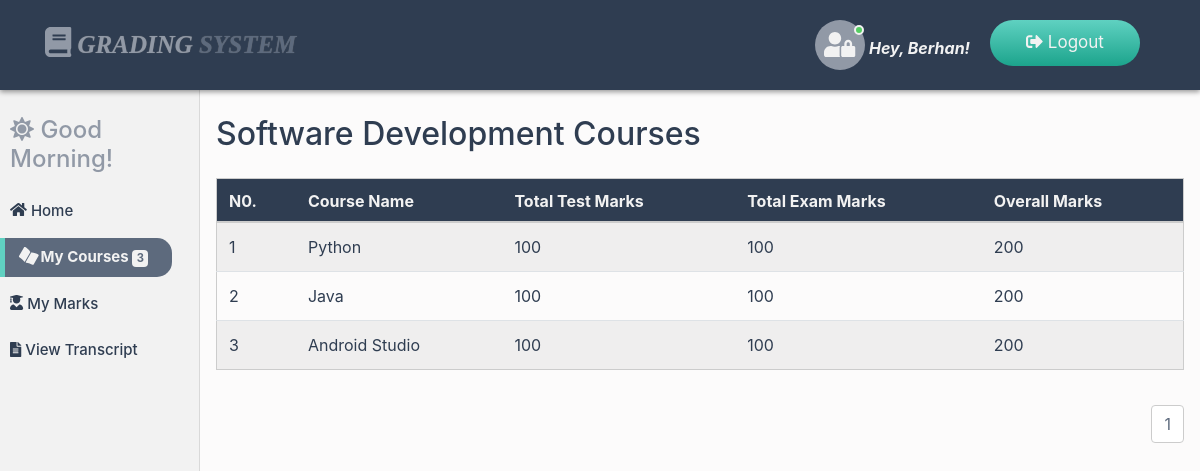
The page /student-dashboard/view_courses.php (signed in) on the database its author committed.
### tables this page shows
CREATE TABLE `student` (
  `student_ID` int(20) NOT NULL,
  `reg_Num` varchar(200) NOT NULL,
  `student_Fname` varchar(200) NOT NULL,
  `student_Lname` varchar(200) NOT NULL,
  `student_Mail` varchar(200) NOT NULL,
  `student_Gender` varchar(200) NOT NULL,
  `student_Address` varchar(200) NOT NULL,
  `student_Phone` varchar(200) NOT NULL,
  `parent_Phone` varchar(200) NOT NULL,
  `student_Intake` varchar(200) NOT NULL,
  `dep_ID` int(20) NOT NULL,
  `student_Shift` varchar(200) NOT NULL,
  `start_Date` varchar(20) NOT NULL,
  `status` varchar(20) NOT NULL
);

CREATE TABLE `department` (
  `dep_ID` int(20) NOT NULL,
  `dep_Name` varchar(200) NOT NULL,
  `status` varchar(20) NOT NULL
);

CREATE TABLE `courses` (
  `course_ID` int(20) NOT NULL,
  `course_Name` varchar(200) NOT NULL,
  `dep_ID` int(20) NOT NULL,
  `total_Marks` int(20) NOT NULL,
  `status` varchar(20) NOT NULL
);

### student-dashboard/session/session.php (called while the page is built, shortened)
<?php
$session_Id = $_SESSION['studentid'];
?>

### student-dashboard/view_courses.php (the view, shortened to what this page needs)
<?php
include("../connection/connect.php");
include("session/session.php");
$retr = "Select student.student_ID,student.student_Fname,department.dep_Name,department.dep_ID
FROM student INNER JOIN department ON student.dep_ID = department.dep_ID
AND student.student_ID = '$session_Id'";
$run_retr = mysqli_query($con, $retr);
$row_retr = mysqli_fetch_array($run_retr);
$fname = $row_retr['student_Fname'];
$depart = $row_retr['dep_Name'];
$departID = $row_retr['dep_ID'];
?>
<!DOCTYPE html>
<html lang="en">
<head>
<link rel="stylesheet" href="../css/bootstrap.min.css">
<link rel="stylesheet" href="../css/all.min.css">
<link rel="stylesheet" href="../css/main.css">
<link rel="stylesheet" href="../css/animate.css">
</head>
<body>
<nav class="navbar navbar-expand-md bg-dark navbar-dark fixed-top main-nav">
  <div class="container">
        <a class="navbar-brand" href="index.php"><i class="fas fa-book logo-icon"></i> Grading <span class="fat">System</span></a>
      <ul class="nav navbar-nav ml-auto lang-switcher">
      <li class="nav-item">
      <span class="user-img">
        <span class="user-icon">
          <i class="fas fa-user-lock"></i>
        </span>
        <span class="status online"></span>
      </span> <span class="hello-user">Hey, <?php echo $fname;?>!</span>
      </li>
      <li class="nav-item">
        <a class="nav-link" href="logout.php">
        <i class="fas fa-sign-out-alt"></i> Logout</a>
      </li>
      </ul>
    </div>
</nav>
<div class="container-fluid">
  <div class="row">
    <nav class="col-md-2 d-none d-md-block sidebar">
      <div class="sidebar-sticky">
        <div class="dash-salute wow bounceInLeft" data-wow-duration="2s">
            <?php
            $time = date("H");
            if(($time >="0") && ($time <"12")){
                echo"<h4><i class='fas fa-sun'></i> Good Morning!</h4>";
            }
            ?>
        </div>
        <ul class="nav flex-column dash-nav">
        <li class="nav-item">
        <a href="index.php" class="nav-link">
        <i class="fa fa-home dash-icon"></i> Home</a></li>
        <li class="nav-item">
        <a href="view_courses.php" class="nav-link active">
        <i class="fa fa-book-open dash-icon"></i> My Courses
        <span class="badge badge-primary active-badge">
            <?php
            $count = "Select count(*) as NberOfData from courses where dep_ID = '$departID' and status='on'";
            $run_count = mysqli_query($con, $count);
            $row_count = mysqli_fetch_array($run_count);
            $count_data = $row_count['NberOfData'];
            echo $count_data;
            ?>
        </span>
        </a></li>
        <li class="nav-item">
        <a href="view_marks.php" class="nav-link">
        <i class="fa fa-user-graduate dash-icon"></i> My Marks
        </a></li>
        <li class="nav-item">
        <a href="student_transcript.php" class="nav-link" target="_blank">
        <i class="fa fa-file-alt dash-icon"></i> View Transcript</a></li>
        </ul>
      </div>
    </nav>
    <main role="main" class="col-md-10 ml-sm-auto px-3">
      <div class="dash-output-section">
        <h2><?php echo $depart;?> Courses </h2>
        <div class="table-responsive">
          <table class="table table-striped">
           <thead>
            <th>N0.</th>
            <th>Course Name</th>
            <th>Total Test Marks</th>
            <th>Total Exam Marks</th>
            <th>Overall Marks</th>
           </thead>
             <?php
              $select = "Select courses.course_ID,courses.course_Name,
                        courses.total_Marks,department.dep_Name FROM courses INNER JOIN department
                        ON courses.dep_ID = department.dep_ID WHERE department.dep_ID = '$departID' AND courses.status = 'On'";
              $run_select = mysqli_query($con, $select);
              $number_of_results = mysqli_num_rows($run_select);
              $results_per_page = 5;
              $nber_of_Pages = ceil($number_of_results / $results_per_page);
              if(!isset($_GET['page'])){
                  $page = 1;
                }
                else{
                  $page = $_GET['page'];
                }
              $this_page_first_result = ($page - 1) * $results_per_page;
              $select = "Select courses.course_ID,courses.course_Name,
                        courses.total_Marks,department.dep_Name FROM courses INNER JOIN department
                        ON courses.dep_ID = department.dep_ID WHERE department.dep_ID = '$departID' AND courses.status = 'On'
              LIMIT " . $this_page_first_result . ',' . $results_per_page;
              $run_select = mysqli_query($con, $select);
              $num = $this_page_first_result;
              while($row_select = mysqli_fetch_array($run_select)){
               $cName = $row_select['course_Name'];
               $marks = $row_select['total_Marks'];
               $num++;
              ?>
              <tr>
              <td><?php echo $num; ?></td>
              <td><?php echo $cName; ?></td>
              <td><?php echo $marks; ?></td>
              <td><?php echo $marks; ?></td>
              <td><?php echo $marks*2; ?></td>
              </tr>
              <?php }?>
          </table>
          <ul class="pagination justify-content-end">
          <?php
          for($i=1; $i<=$nber_of_Pages; $i+=1){
              echo '<li class="page-item"><a
              class="page-link"
              href="view_courses.php?page='. $i .'"> '. $i .' </a></li>';
          }
          ?>
          </ul>
      </div>
    </main>
  </div>
</div>
</body>
</html>

### css/main.css (style rules this page uses)
html,body { height: 100%; }
body { background-color: #fcfbfb; font-family: Roboto,sans-serif !important; min-height: 100vh; font-family: -apple-system, BlinkMacSystemFont, "Segoe UI", Roboto, "Helvetica Neue", Arial, "Noto Sans", sans-serif, "Apple Color Emoji", "Segoe UI Emoji", "Segoe UI Symbol", "Noto Color Emoji" !important; }
a, .btn { transition: all 0.6s; }
.main-nav { background-color: #2f3d51 !important; padding: 20px; margin-bottom: 0px !important; box-shadow: 0 2px 5px rgba(0,0,0,.4); }
.main-nav .navbar-brand { color: #9199a6; font-weight: bold; font-size: 25px; padding: 5px 0px; padding-right: 15px; text-shadow: 0 0 1px rgba(128,128,128,.8); font-family: Asap !important; text-transform: uppercase; font-style: oblique; }
.main-nav .navbar-brand span.fat { color: #5d6a7d; }
.main-nav .logo-icon { font-size: 30px; color: #9199a6 !important; }
.main-nav .lang-switcher a { color: #ffffff !important; background: linear-gradient(#5fd1c1,#1ca48c); font-size: 17px; margin-right: 15px; border-radius: 40px 40px 40px 40px; padding: 10px 30px 10px 30px; width: 150px; text-align: center; color: #f2f2f2 !important; }
.main-nav .lang-switcher .user-img { display: inline-block; position: relative; }
.main-nav .lang-switcher .user-icon { width: 50px; display: block; color: #f2f2f2; font-size: 20px; text-align: center; line-height: 50px; background: #60d1c1; background: linear-gradient(#9199a6,#9199a6); border-radius: 50%; font-size: 25px; height: 50px; }
.main-nav .lang-switcher .hello-user { color: #f2f2f2; font-style: italic; font-weight: bold; margin-right: 20px; }
.user-img .status { border: 2px solid #f2f2f2; top: 5px; height: 10px; position: absolute; right: 1px; width: 10px; }
.status { background-color: #ccc; border-radius: 50%; display: inline-block; height: 10px; width: 10px; }
.status.online { background-color: #55ce63; }
.sidebar { position: fixed; top: 0; bottom: 0; left: 0; z-index: 100; padding: 48px 0 0; box-shadow: inset -1px 0 0 rgba(0, 0, 0, .1); background-color: #f2f2f2 !important; }
.sidebar-sticky { position: relative; top: 0; height: calc(100vh - 48px); padding-top: 3rem; overflow-x: hidden; overflow-y: auto; }
.sidebar .nav-link { font-weight: 500; color: #333; }
.sidebar .nav-link.active { color: #007bff; }
.sidebar-sticky .dash-salute { margin-top: 20px; margin-left: 10px; color: #9199a6; width: 100% !important; }
.sidebar-sticky .dash-nav { border-radius: 0px; padding-top: 10px; padding-bottom: 5px; width: 90%; }
.sidebar-sticky .dash-nav li a { color: #2f3d51; margin: 0px 8px 8px 0px; transition: all 0.5s; font-family: -apple-system, BlinkMacSystemFont, "Segoe UI", Roboto, "Helvetica Neue", Arial, "Noto Sans", sans-serif, "Apple Color Emoji", "Segoe UI Emoji", "Segoe UI Symbol", "Noto Color Emoji"; padding-left: 10px; font-size: 15px; }
.sidebar-sticky .dash-nav li { width: 100% !important; margin-top: 0px; }
.sidebar-sticky .dash-nav li a.active { color: #f2f2f2; background-color: #5d6a7d; border-left: 5px solid #60d1c1; border-radius: 0px 15px 15px 0px; font-weight: bold; padding-left: 15px !important; }
.sidebar-sticky .dash-nav li a.active .dash-icon { -ms-transform: rotate(30deg); -webkit-transform: rotate(30deg); transform: rotate(30deg); transition: all 0.6s; }
.sidebar-sticky .dash-nav .badge-primary { background-color: #9199a6 !important; color: #f2f2f2; font-weight: bold !important; }
.sidebar-sticky .dash-nav li a.active .badge-primary { background-color: #f2f2f2 !important; color: #5d6a7d; font-weight: bold !important; }
.dash-output-section { margin-top: 115px; padding-bottom: 30px; }
.dash-output-section h2 { color: #2f3d51; margin-bottom: 25px; }
.dash-output-section table.table-striped { border: 1px solid #ccc !important; border-top: none; }
.dash-output-section table.table-striped thead { background-color: #2f3d51 !important; color: #f2f2f2; padding-bottom: 30px !important; }
.dash-output-section table.table-striped th { color: #f2f2f2; border-color: #ccc; padding-top: 10px !important; padding-bottom: 8px !important; }
.dash-output-section table.table-striped tr { color: #2f3d51; }
.dash-output-section .pagination { margin-top: 35px !important; }
.dash-output-section .pagination .page-item .page-link { color: #5d6a7d; border-color: #ccc !important; }

### rows shown on the page
student: student_Fname "Berhan", dep_ID.dep_Name "Software Development"
courses: course_Name "Python", total_Marks "100", $marks*2 "200"
courses: course_Name "Java", total_Marks "100", $marks*2 "200"
courses: course_Name "Android Studio", total_Marks "100", $marks*2 "200"

### other values the page prints
$count_data "3"
$i "1"
